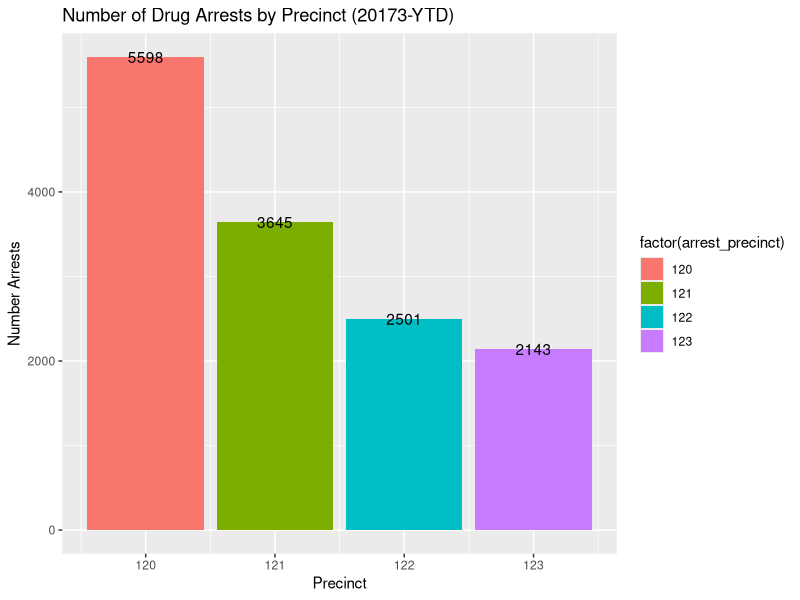
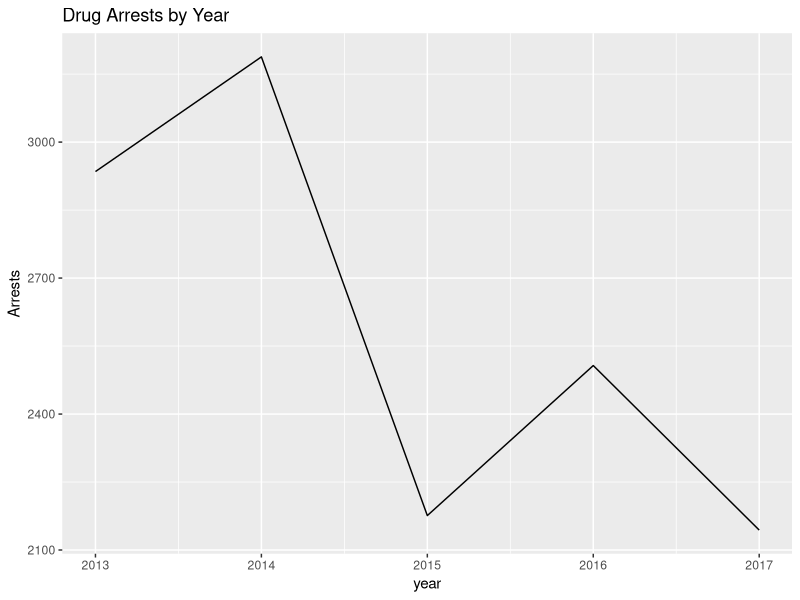
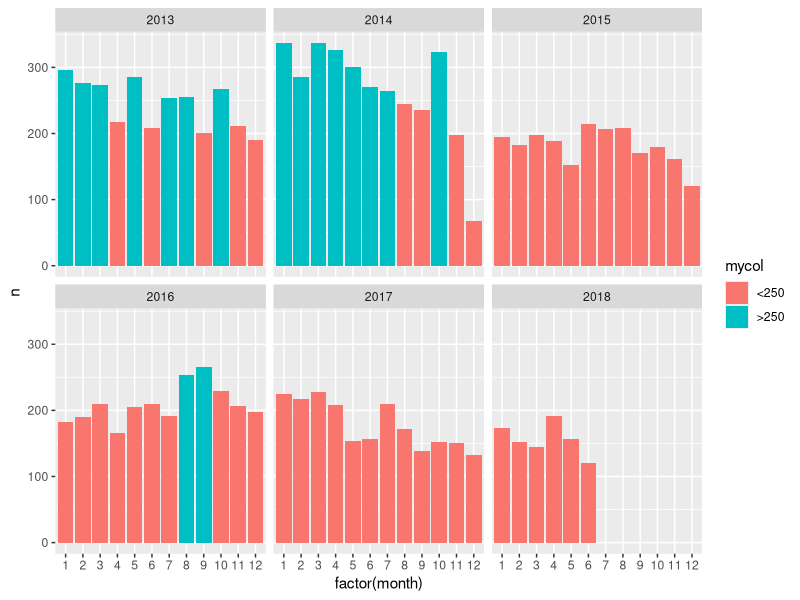

Source code (R) for these figures, in order:
#### Exploratory Analysis of Drug Arrests ####
library(tidyverse)
library(ggplot2)

si.drugs <- read.csv("data/si_drugs_arrests.csv")
si.drugs <- si.drugs[-1]

##### Arrests by Precinct 

si.drugs %>%
  group_by(arrest_precinct) %>%
  summarise(n=n()) %>%
  ggplot(aes(x=arrest_precinct, y = n, fill = factor(arrest_precinct))) +
  geom_bar(stat = 'identity') +
  geom_text(aes(label = n), position = position_dodge(width = 0.9))+
  ggtitle("Number of Drug Arrests by Precinct (20173-YTD)") +
  xlab("Precinct") +
  ylab("Number Arrests")

# we can see that the majority of drug arrests are happening in 120 precinct, followed by 121, then 
# 122 and #123 had the least. 

# 120 - Sunnyside, West Brighton, Livingston, Randall Manor, New Brighton, St. George, Ward Hill, Stapleton,
# Clifton, Silver Lake, Gyrmes Hill, Fox Hills, Shore Acres, and Rosebank 

# 121 - Willowbrook, Westerleigh, Port Richmond, Mariner's Harbor, Elm Park, Port Ivory, Chelsea, and Bloomfield

# 122 - Eltingville, Great Kills, Bay Terrace, Oakwood Heights, Oakwood Beach, Lighthouse Hill, New Dorp, Grant City,
# Midland Beach, South Beach, Todt Hill, Old Town, Grasmere and Dongan Hills

# 123 - Tottenville, Huguenot, Rossville, Annadale, and Arden Heights

#### Drug Arrests Year 

si.drugs %>%
  group_by(year) %>%
  summarise(n=n()) %>%
  filter(year != 2018) %>%  # filtering out  2018 bc not full year only until 6/30/2018
  ggplot(aes(x=year,y=n))+
  geom_line() +
  ggtitle("Drug Arrests by Year") +
  ylab("Arrests")

# we can see a peak in 2014, and a decline since then 

#### Drug Arrest by Month facet wrap year 

si.drugs %>%
  group_by(month,year)%>%
  summarise(n=n())%>%
  mutate(mycol = ifelse(n>250,">250", "<250")) %>%
  ggplot(aes(x=factor(month), y = n, fill = mycol)) +
  geom_bar(stat = 'identity')+
  facet_wrap(vars(year)) 

## nothing really telling here! I thought maybe we would see more traffic in summer months but this doesnt 
## appear to be the case. 

#### Plots w. Frankie's data by crime (level)

si.drugs.mod <- read.csv("data/si_drugs_mod_arrests.csv")

